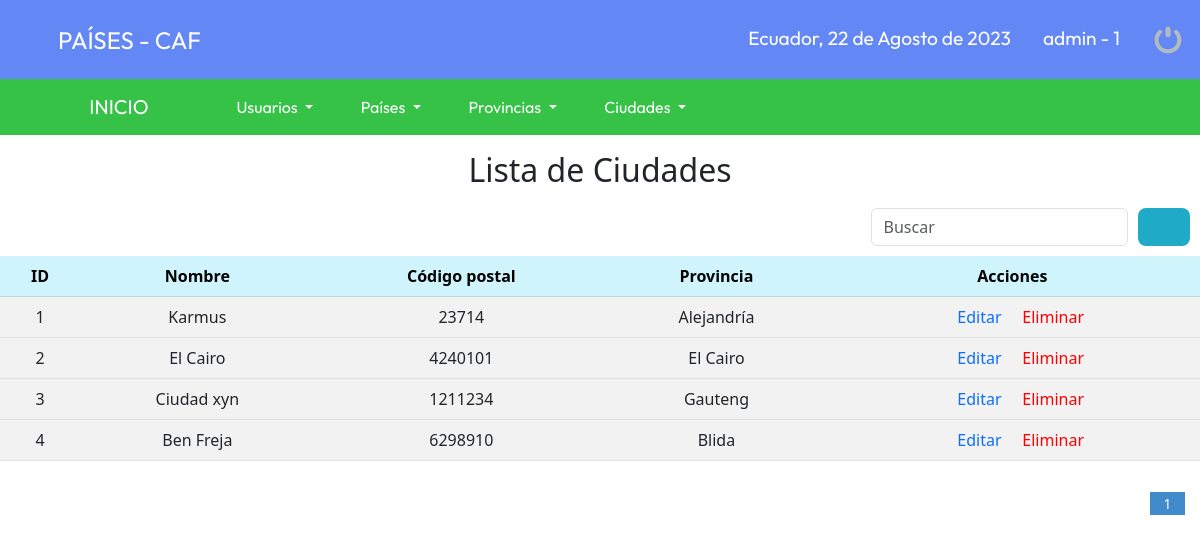
/CAF/sistema/lista_ciudades.php (signed in), run on the app's committed database.
### tables this page shows
CREATE TABLE `ciudad` (
  `idciudad` bigint(11) NOT NULL,
  `nombre_ciudad` varchar(20) NOT NULL,
  `postal` varchar(10) NOT NULL,
  `provincia_id` bigint(11) NOT NULL,
  `estatus` bigint(11) NOT NULL DEFAULT '1',
  `usuario_id` bigint(11) NOT NULL
);

CREATE TABLE `provincia` (
  `idprovincia` bigint(11) NOT NULL,
  `nombre_provincia` varchar(20) NOT NULL,
  `usuario_id` bigint(11) NOT NULL,
  `pais_id` bigint(11) NOT NULL,
  `estatus` bigint(11) NOT NULL DEFAULT '1'
);

### CAF/sistema/lista_ciudades.php (the view, shortened to what this page needs)
<?php
	include "../conexion.php";
?>
<!DOCTYPE html>
<html>
<head>
	<link rel="stylesheet" type="text/css" href="css/style.css">
</head>
<body>
	<?php include "includes/header.php"; ?>
	<h2 class="titulos">Lista de Ciudades</h2>
	<form action="buscar_ciudad.php" method="get" class="form_search">
		<div class="form-group">
			<input class="form-control" type="text" name="busqueda" id="busqueda" placeholder="Buscar">
		</div>
		<button type="submit" class="btn_search"><i class="fa-solid fa-magnifying-glass"></i></button>
	</form>
	<table class="table table-striped table-hover">
	    <thead class="table-info">
	    	<tr>
		      	<th scope="col">ID</th>
		        <th scope="col">Nombre</th>
		        <th scope="col">Código postal</th>
		        <th scope="col">Provincia</th>
		        <th scope="col">Acciones</th>
	    	</tr>
	    </thead>
	    <?php
			$sql_registre = mysqli_query($conection, "SELECT COUNT(*) as total_registro FROM ciudad WHERE estatus = 1 ");
			$result_registre = mysqli_fetch_array($sql_registre);
			$total_registro = $result_registre['total_registro'];
			$por_pagina = 4;
			if(empty($_GET['pagina'])){
				$pagina = 1;
			}else{
				$pagina = $_GET['pagina'];
			}
			$desde= ($pagina-1) * $por_pagina;
			$total_paginas = ceil($total_registro / $por_pagina);
			$query = mysqli_query($conection, "SELECT u.idciudad, u.nombre_ciudad, u.postal, r.nombre_provincia FROM ciudad u INNER JOIN provincia r ON u.provincia_id = r.idprovincia WHERE u.estatus = 1 ORDER BY idciudad ASC LIMIT $desde,$por_pagina");
			$result = mysqli_num_rows($query);
			if($result>0){
				while ($data = mysqli_fetch_array($query)){
		?>
	  <tbody>
	    <tr>
				<td><?php echo $data['idciudad']; ?></td>
				<td><?php echo $data['nombre_ciudad']; ?></td>
				<td><?php echo $data['postal']; ?></td>
				<td><?php echo $data['nombre_provincia']; ?></td>
				<td>
					<a class="link_edit" href="editar_ciudad.php?id=<?php echo $data['idciudad']; ?>"><i class="fa-solid fa-pen-to-square"></i> Editar</a>
					<a class="link_delete" href="eliminar_confirmar_ciudad.php?id=<?php echo $data['idciudad']; ?>"><i class="fa-solid fa-trash"></i> Eliminar</a>
				</td>
			</tr>
	  </tbody>
	  	<?php
				}
			}
		?>
	</table>
	<div class="paginador">
			<ul>
				<?php
					for ($i=1; $i <= $total_paginas; $i++){
						if($i==$pagina){
							echo '<li class="pageSelected">'.$i.'</li>';
						}else{
							echo '<li><a href="?pagina='.$i.'">'.$i.'</a></li>';
						}
					}
				?>
			</ul>
		</div>
</body>
</html>

### CAF/sistema/css/style.css (style rules this page uses)
* { margin: 0; padding: 0; box-sizing: border-box; }
table { text-align: center; }
table tr:nth-child(odd) { background: #fff; }
table a { text-decoration: none; }
table .link_delete { color: red; }
.paginador ul { padding: 15px; list-style: none; background: #fff; margin-top: 15px; display: -webkit-flex; display: -moz-flex; display: -ms-flex; display: flex; justify-content: flex-end; }
.paginador a, .pageSelected { color: #428bca; border: 1px solid #ddd; display: 5px; display: inline-block; font-size: 14px; text-align: center; width: 35px; text-decoration: none; }
.pageSelected { color: #fff; background: #428bca; border: 1px solid #428bca; }
.form_search { display: -webkit-flex; display: -moz-flex; display: -ms-flex; display: -o-flex; display: flex; float: right; background: initial; padding: 10px; border-radius: 10px; }
.form_search .btn_search { background: #1faac8; color: #fff; padding: 0 20px; border: 0.3rem; border-radius: 0.5rem; cursor: pointer; margin-left: 10px; }
.titulos { text-align: center; margin-top: 1rem; }
.link_delete { color: #f26b6b; }

### data on the page
ciudad: idciudad "1", nombre_ciudad "Karmus", postal "23714", provincia.nombre_provincia "Alejandría"
ciudad: idciudad "2", nombre_ciudad "El Cairo", postal "4240101", provincia.nombre_provincia "El Cairo"
ciudad: idciudad "3", nombre_ciudad "Ciudad xyn", postal "1211234", provincia.nombre_provincia "Gauteng"
ciudad: idciudad "4", nombre_ciudad "Ben Freja", postal "6298910", provincia.nombre_provincia "Blida"

### other printed values
fechaC() "22 de Agosto de 2023"
$_SESSION['user'] "admin"
$_SESSION['rol'] "1"
